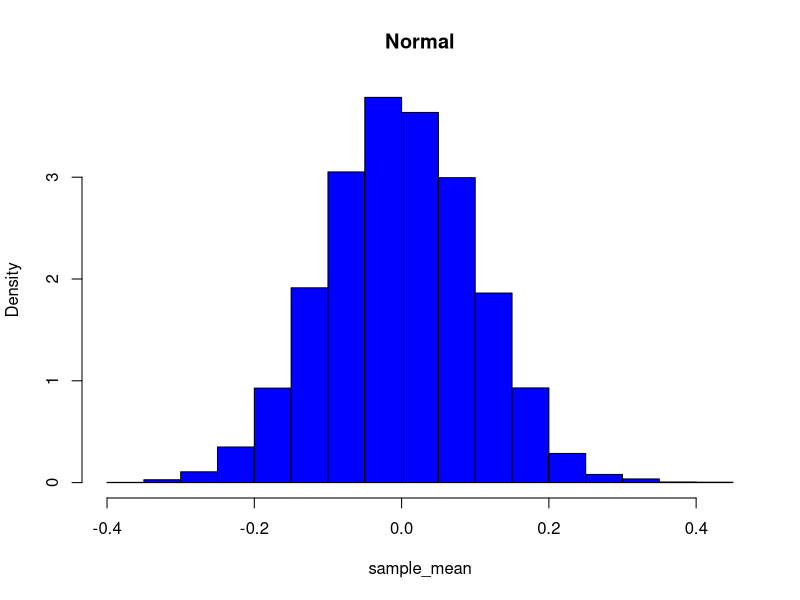

Reproduce this figure in R.
distrb<-function(type, N=10000, n=100, m=0, sd=1, p=0.33, lam=3){
  # Returns a random sample based on the named distribution
  
  xbar=numeric(N)
  if (type=='uniform') {
    for (i in 1:N) {
      x=runif(n); 
      xbar[i]=mean(x);
    }
  }
  
  if (type=='normal') {
    for (i in 1:N) {
      x=rnorm(n, m, sd); 
      xbar[i]=mean(x);
    }
  }
  
  if (type=='binomial') {
    for (i in 1:N) {
      x=rbinom(N,n,p); 
      xbar[i]=mean(x);
    }
  }
  
  if (type=='poisson') {
    for (i in 1:N) {
      x=rpois(n,lam); 
      xbar[i]=mean;
    }
  }
  return(xbar)
}

sample_mean=distrb('normal', N=10000, n=100)
hist(sample_mean, probability = TRUE, col='blue', main='Normal')

